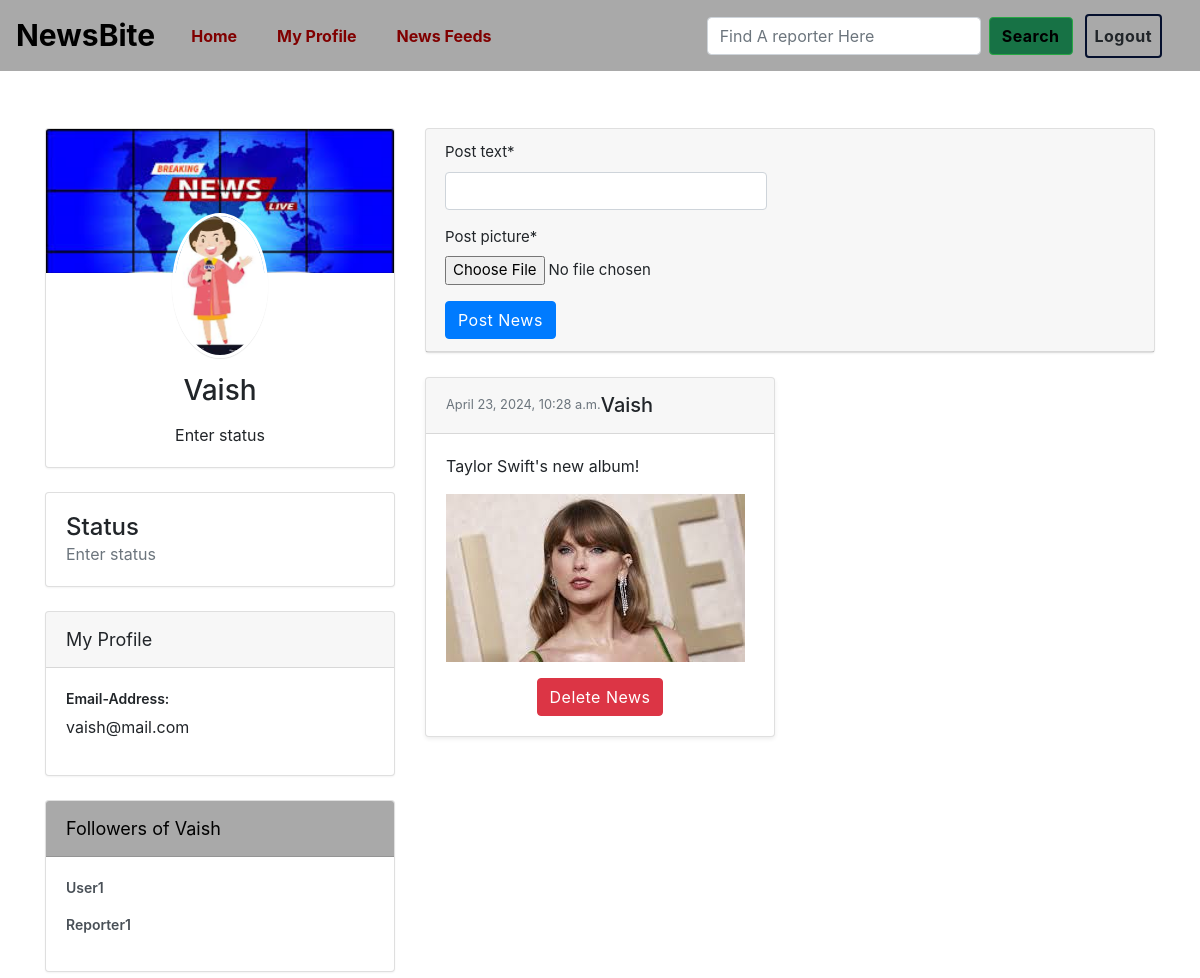
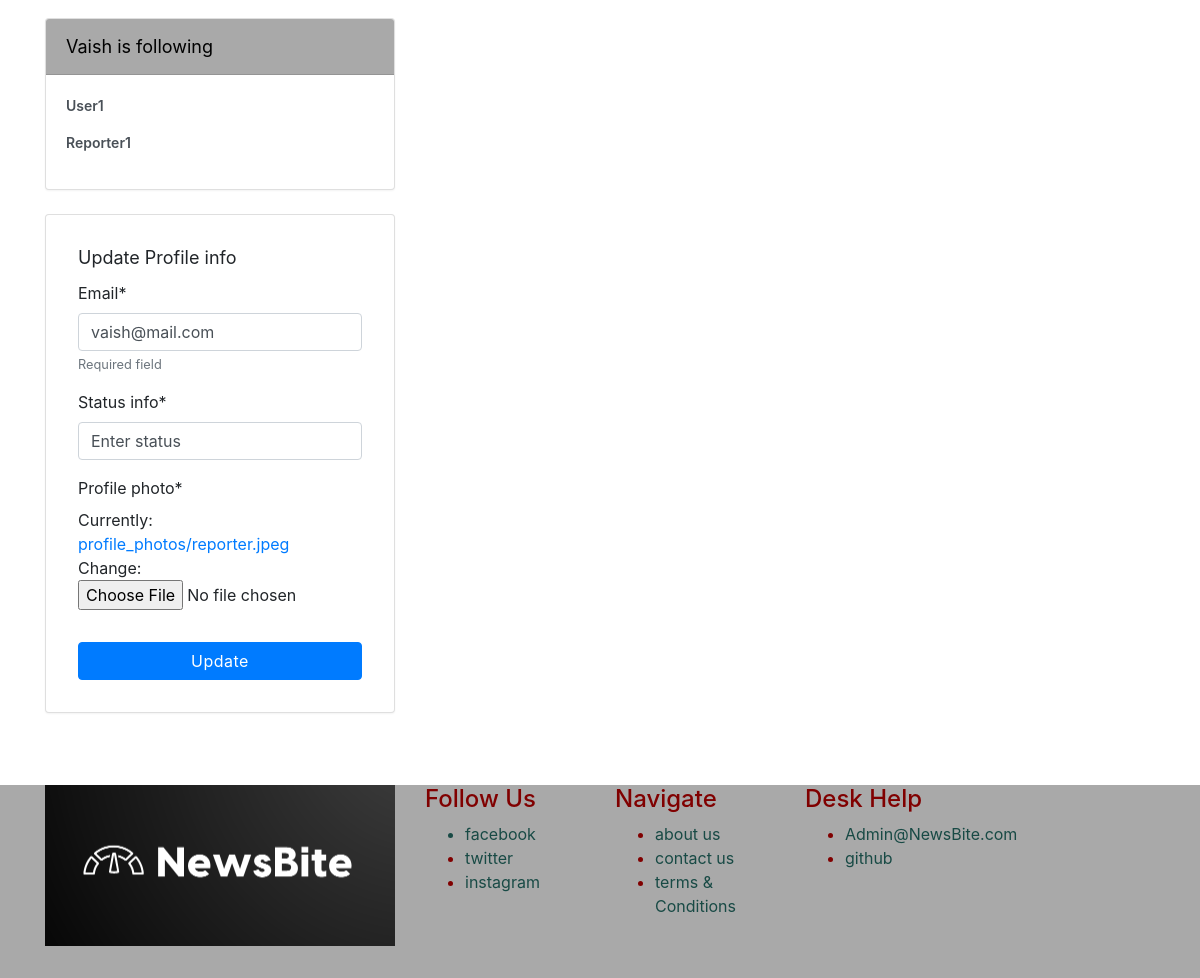
The app's page /profile/Vaish/ (signed in) with its own data (2 pictures, top to bottom).
### NewsBite/models.py (models this page shows, shortened)
class Profile(models.Model):
    user = models.OneToOneField(User, on_delete=models.CASCADE)
    profile_photo = models.FileField(default="default.jpg", upload_to="profile_photos")
    status_info = models.CharField(default="Enter status", max_length=1000)

class Follower(models.Model):
    user = models.ForeignKey(User, on_delete=models.CASCADE, null=True)
    follower_user = models.CharField(max_length=100, null=True)

class Following(models.Model):
    user = models.ForeignKey(User, on_delete=models.CASCADE, null=True)
    following_user = models.CharField(max_length=100, null=True)

class Post(models.Model):
    user = models.ForeignKey(User, on_delete=models.CASCADE, null=True)
    created_at = models.DateTimeField(auto_now_add=True)
    post_text = models.CharField(max_length=2000)
    post_picture = models.FileField(default="default.jpg", upload_to="post_picture")

### NewsBite/views.py (the view, shortened to what this page needs)
# urls.py: path('profile/<username>/', views.profile,name='profile'),
@login_required																	#profile page
def profile(request, username):
	if request.method == 'POST':
		u_form = UpdateUserForm(request.POST,instance=request.user)
		p_form = UpdateProfileForm(request.POST, request.FILES, instance=request.user.profile)
		if u_form.is_valid() and p_form.is_valid():
			u_form.save()
			p_form.save()
			messages.success(request,f'Your Profile has been updated!')
			url = reverse('profile', kwargs = {'username' : username})
			return redirect(url)
	else:
		if username == request.user.username:
			u_form = UpdateUserForm(instance=request.user)
			p_form = UpdateProfileForm(instance=request.user.profile)
			post_form = CreatePost()
			person = User.objects.get(username = username)
			context = {
					'u_form':u_form,
					'p_form':p_form,
					'post_form':post_form,
					'person':person,
			}
		comment_form = CreateComment()
		context.update({'comment_form':comment_form})
	return render(request, 'NewsBite/profile.html', context)

### NewsBite/forms.py
class UpdateUserForm(forms.ModelForm): # class for updating userform
    email = forms.EmailField(max_length=254, help_text='Required field')
    class Meta:
        model = User
        fields = ['email']

class UpdateProfileForm(forms.ModelForm): # class for updating the profile
    class Meta:
        model = Profile
        fields = ['status_info', 'profile_photo']

### NewsBite/templates/NewsBite/profile.html (shortened to what this page needs)
{% extends 'NewsBite/base3.html' %}
{% load crispy_forms_tags %}
{% block body %}
{% load static %}
<link href="{% static 'NewsBite/dashboard.css' %}" rel="stylesheet" />
<link rel="stylesheet" type="text/css" href="{% static 'NewsBite/bootstrap.min.css' %}">
<div class="container-fluid" style="padding-top: 80px">
    <div class="row">
        <div class="page-main">
            <div class="my-3 my-md-5">
                <div class="container">
                    <div class="row">
                        <div class="col-lg-4">
                            <div class="card card-profile">
                                <div class="card-header" style="background-image: url({% static 'NewsBite/images/default_card_background.jpg' %});"></div>
                                <div class="card-body text-center">
                                    <img class="card-profile-img" src="{{ person.profile.profile_photo.url }}" style="width: 100px">
                                    <h3 class="mb-3">{{ person.username }}</h3>
                                    <p class="status-info">{{ person.profile.status_info }}</p>
                                </div>
                            </div>
                            <div class="card">
                                <div class="card-body">
                                    <div class="media">
                                        <div class="media-body">
                                            <h4 class="m-0">Status</h4>
                                            <p class="text-muted mb-0">{{ person.profile.status_info }}</p>
                                        </div>
                                    </div>
                                </div>
                            </div>
                            <div class="card">
                                <div class="card-header">
                                    <h3 class="card-title">My Profile</h3>
                                </div>
                                <div class="card-body">
                                    <div class="row">
                                        <div class="col">
                                            <div class="form-group">
                                                <label class="form-label">Email-Address:</label>{{ person.email }}
                                            </div>
                                        </div>
                                    </div>
                                </div>
                            </div>
                            <div class="card">
                                <div class="card-header" style="background-color: #a9a9a9; color: black">
                                    <h3 class="card-title">Followers of {{ person.username }}</h3>
                                </div>
                                <div class="card-body">
                                    {% for followers in person.follower_set.all %}
                                        <div class="row">
                                            <div class="col">
                                                <div class="form-group">
                                                    <a href="{% url 'profile' followers.follower_user %}" class="text-default"><label class="form-label">{{ followers.follower_user }}</label></a>
                                                </div>
                                            </div>
                                        </div>
                                    {% endfor %}
                                </div>
                            </div>
                            <div class="card">
                                <div class="card-header" style="background-color: #a9a9a9; color: black">
                                    <h3 class="card-title">{{ person.username }} is following</h3>
                                </div>
                                <div class="card-body">
                                    {% for following in person.following_set.all %}
                                        <div class="row">
                                            <div class="col">
                                                <div class="form-group">
                                                    <a href="{% url 'profile' following.following_user %}" class="text-default"><label class="form-label">{{ following.following_user }}</label></a>
                                                </div>
                                            </div>
                                        </div>
                                    {% endfor %}
                                </div>
                            </div>
                            {% if u_form or p_form %}
                                <form class="card" action="" method="post" enctype="multipart/form-data">
                                    <div class="card-body p-6">
                                        <div class="card-title">Update Profile info</div>
                                        {{ u_form|crispy }}
                                        {{ p_form|crispy }}
                                        <div class="form-footer">
                                            <button name="Update" type="submit" class="btn btn-primary btn-block">Update</button>
                                        </div>
                                    </div>
                                </form>
                            {% endif %}
                        </div>
                        <div class="col-lg-8">
                            {% if u_form or p_form %}
                                <div class="card">
                                    <div class="card-header">
                                        <div class="input-group">
                                            <div class="input-group-append">
                                                <form action="{% url 'postweb' user.username %}" method="POST" enctype="multipart/form-data">
                                                    {{ post_form | crispy }}
                                                    <button type="submit" class="btn btn-primary">Post News</button>
                                                </form>
                                            </div>
                                        </div>
                                    </div>
                                </div>
                            {% endif %}
                            <div class="row mt-4">
                                {% for post in person.post_set.all %}
                                    <div class="col-lg-6">
                                        <div class="card mb-4 shadow-sm">
                                            <div class="card-header">
                                                <small class="text-muted float-right">{{ post.created_at }}</small>
                                                <h5 class="mb-0">{{ post.user.username }}</h5>
                                            </div>
                                            <div class="card-body">
                                                <p>{{ post.post_text }}</p>
                                                {% if post.post_picture %}
                                                    <img src="{{ post.post_picture.url }}" class="img-fluid mb-3" style="max-height: 300px;">
                                                {% endif %}
                                                <div class="text-center">
                                                    <form action="{% url 'delete_post' person.username post.pk %}" method="post">
                                                        <button type="submit" class="btn btn-danger">Delete News</button>
                                                    </form>
                                                </div>
                                            </div>
                                        </div>
                                    </div>
                                {% endfor %}
                            </div>
                        </div>
                    </div>
                </div>
            </div>
        </div>
    </div>
</div>
{% endblock %}

### NewsBite/templates/NewsBite/base3.html (shortened to what this page needs)
{% load static %}
<!DOCTYPE html>
<html lang="en">
<head>
  <link href="{% static 'NewsBite/bootstrap/three/css/bootstrap.min.css' %}" rel="stylesheet">
<link href="{% static 'NewsBite/bootstrap/four/css/bootstrap.min.css' %}" rel="stylesheet">
</head>
<body>
    <nav class="navbar navbar-expand-lg fixed-top" style="background-color: #a9a9a9 ; color: white">
        <a class="navbar-brand" href="{% url 'welcome' %}" style="color: #000000 ; font-size: 30px; font-weight: bold;">NewsBite</a>
        <div class="collapse navbar-collapse" id="navbarSupportedContent">
          <ul class="navbar-nav mr-auto">
            <li class="nav-item active">
              <a class="nav-link" href="{% url 'welcome' %}" style="color: #800000; font-weight: bold;">Home <span class="sr-only">(current)</span></a>
            </li>
            <li class="nav-item">
              <a class="nav-link" href="{% url 'welcome' %}" style="color: #800000; font-weight: bold;">My Profile</a>
            </li>
            <li class="nav-item">
                <a class="nav-link" href="{% url 'feed' %}" style="color: #800000; font-weight: bold;">News Feeds</a>
              </li>
              <li class="nav-item">
                <a class="nav-link" href="#"></a>
              </li>
            <li class="nav-item">
              <a class="nav-link disabled" href="#" tabindex="-1" aria-disabled="true"></a>
            </li>
          </ul>
                   <form action="{% url 'search' %}" class="d-flex justify-content-end" method="GET">
                    <div class="form-group mb-0 mr-2">
                        <input name="q" class="form-control" type="search" placeholder="Find A reporter Here" aria-label="Search">
                    </div>
                    <button class="btn btn-outline-success" type="submit" style="background-color: #177245; color: #000000; font-weight: bold;">Search</button>
                </form>
                  <ul class="navbar-nav ml-auto ml-md-0">
                    <li class="nav-item">
                        <a class="nav-link btn" href="{%  url 'logout' %}" style="font-weight: bold; border: 2px solid #05102e; margin-right: 10px;">Logout<span class="sr-only">(current)</span></a>
                      </li>
                </ul>
        </div>
      </nav>
<body id="bg">
{% block body %}
{% endblock %}
    <footer style="background-color: #a9a9a9;color: #800000">
        <div class="container">
            <div class="row">
                <div class="col-lg-4 col-md-4">
                    <div class="widget">
                        <div class="foot-logo">
                            <div class="logo">
                                <a href="" title=""><img src="{% static 'images/logo.png' %}" alt=""></a>
                            </div>
                        </div>
                    </div>
                </div>
                <div class="col-lg-2 col-md-4">
                    <div class="widget">
                        <div class="widget-title"><h4>Follow Us</h4></div>
                        <ul class="list-style" style="color: #800000">
                            <li style="color: #184A45FF;"> <a style="color: #184A45FF;" href="" title="">facebook</a></li>
                            <li><a style="color: #184A45FF;" href="" title="">twitter</a></li>
                            <li><a style="color: #184A45FF;" href="" title="">instagram</a></li>
                        </ul>
                    </div>
                </div>
                <div class="col-lg-2 col-md-4">
                    <div class="widget">
                        <div class="widget-title"><h4>Navigate</h4></div>
                        <ul class="list-style" style="color: #800000;">
                            <li><a href="" title="" style="color: #184A45FF;">about us</a></li>
                            <li><a href="" title="" style="color: #184A45FF;">contact us</a></li>
                            <li><a href="" disabled title="" style="color: #184A45FF;">terms & Conditions</a></li>
                        </ul>
                    </div>
                </div>
                <div class="col-lg-2 col-md-4">
                    <div class="widget">
                        <div class="widget-title"><h4>Desk Help</h4></div>
                        <ul class="list-style" style="color: #800000;">
                            <li><a href="#" title="" style="color: #184A45FF;">Admin@NewsBite.com</a></li>
                            <li><a href="#" title="" style="color: #184A45FF;">github</a></li>
                        </ul>
                    </div>
                </div>
            </div>
        </div>
    </footer>
    <div class="bottombar" style="background-color: #a9a9a9;color: #30B8B4FF">
        <div class="container">
            <div class="row">
                <div class="col-md-12">
                </div>
            </div>
        </div>
    </div>
</body>
</html>

### NewsBite/templates/NewsBite/base3.html (style rules this page uses)
#bg { background-repeat: no-repeat; background-position: center; background-size: 100%; }

### NewsBite/templates/NewsBite/profile.html (style rules this page uses)
#bg { background-repeat: no-repeat; background-position: center; background-size: 100%; }

### records on screen
Follower: follower_user "User1"
Follower: follower_user "Reporter1"
Following: following_user "User1"
Following: following_user "Reporter1"
Profile: status_info "Enter status"
Post: created_at "April 23, 2024, 10:28 a.m.", user.username "Vaish", post_text "Taylor Swift's new album!", post_picture (picture)

### other values on screen
{{ person.username }} "Vaish"
{{ person.profile.status_info }} "Enter status"
{{ person.email }} "vaish@mail.com"
